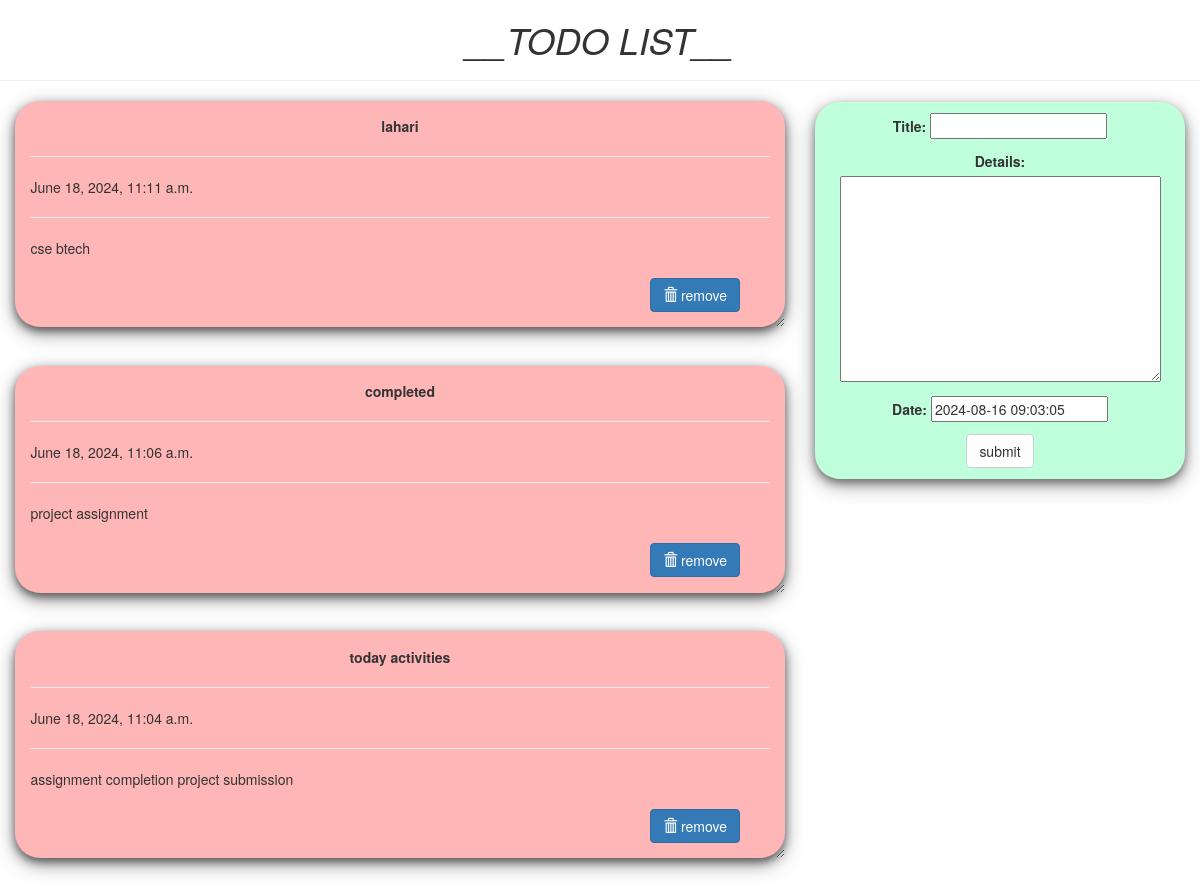
The page / on the database its author committed.
### todo/models.py (models this page shows, shortened)
class Todo(models.Model):
    title = models.CharField(max_length=100)
    details = models.TextField()
    date = models.DateTimeField(default=timezone.now)

### todo/views.py (the view)
# urls.py: 2. Add a URL to urlpatterns:  path('', views.home, name='home')
def home(request):
    item_list = Todo.objects.order_by("-date")
    if request.method == "POST":
        form = TodoForm(request.POST)
        if form.is_valid():
            form.save()
        return redirect('todo')
    form = TodoForm()
    page = {
		"form": form,
		"list": item_list,
		"title": "TODO LIST",
	}
    return render(request,'index.html',page)

### todo/forms.py
class TodoForm(forms.ModelForm):
    class Meta:
        model = Todo
        fields = "__all__"

### templates/index.html (shortened to what this page needs)
<!DOCTYPE html>
<html lang="en" dir="ltr">
<head>
<link rel="stylesheet" href="https://maxcdn.bootstrapcdn.com/bootstrap/3.3.7/css/bootstrap.min.css">
</head>
<body class="container-fluid">
<center class="row">
	<h1><i>__TODO LIST__</i></h1>
	<hr />
</center>
<div class="row">
	<div class="col-md-8">
	{% for i in list %}
	<div class="card">
		<center><b>{{i.title}}</b></center>
		<hr/>
		{{i.date}}
		<hr/>
		{{i.details}}
		<br />
        <br />
		<form action="/del/{{i.id}}" method="POST" style=" padding-right: 4%; padding-bottom: 3%;">
		<button value="remove" type="submit" class="btn btn-primary" style="float: right;"><span class="glyphicon glyphicon-trash"></span>  remove</button>
		</form>
	</div>
	{% endfor %}
	</div>
	<div class="col-md-1"> </div>
	<div class="col-md-4" >
	<div class="submit_form">
	<form method="POST">
		{{form.as_p}}
		<center>
		<input type="submit" class="btn btn-default" value="submit" />
	</center>
	</form>
	</div>
</div>
</div>
</body>
</html>

### templates/index.html (style rules this page uses)
.card { box-shadow: 0 4px 8px 0 rgba(0,0,0,0.5), 0 6px 20px 0 rgba(0,0,0,0.39); background: rgb(255, 182, 182); margin-bottom : 5%; border-radius: 25px; padding : 2%; overflow: auto; resize: both; text-overflow: ellipsis; }
.submit_form { text-align: center; padding: 3%; background: rgb(192, 255, 219); border-radius: 25px; box-shadow: 0 4px 8px 0 rgba(0,0,0,0.4), 0 6px 20px 0 rgba(0,0,0,0.36); }

### rows shown on the page
Todo: title "lahari", date "June 18, 2024, 11:11 a.m.", details "cse btech"
Todo: title "completed", date "June 18, 2024, 11:06 a.m.", details "project assignment"
Todo: title "today activities", date "June 18, 2024, 11:04 a.m.", details "assignment completion project submission"
